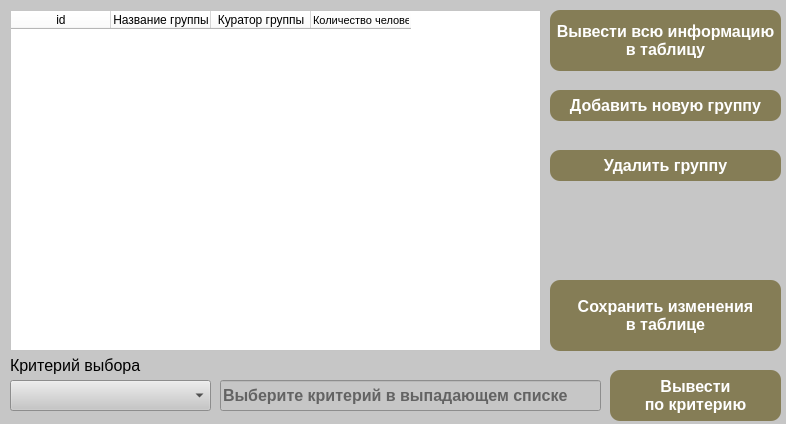
<?xml version="1.0" encoding="UTF-8"?>
<ui version="4.0">
 <class>main_group_window</class>
 <widget class="QMainWindow" name="main_group_window">
  <property name="geometry">
   <rect>
    <x>0</x>
    <y>0</y>
    <width>786</width>
    <height>424</height>
   </rect>
  </property>
  <property name="windowTitle">
   <string>Группы</string>
  </property>
  <property name="styleSheet">
   <string notr="true">background-color: rgb(198, 198, 198);</string>
  </property>
  <widget class="QWidget" name="centralwidget">
   <widget class="QTableWidget" name="table_all_groups">
    <property name="geometry">
     <rect>
      <x>10</x>
      <y>10</y>
      <width>531</width>
      <height>341</height>
     </rect>
    </property>
    <property name="styleSheet">
     <string notr="true">background-color: rgb(255, 255, 255);</string>
    </property>
    <column>
     <property name="text">
      <string>id</string>
     </property>
    </column>
    <column>
     <property name="text">
      <string>Название группы</string>
     </property>
    </column>
    <column>
     <property name="text">
      <string>Куратор группы</string>
     </property>
    </column>
    <column>
     <property name="text">
      <string>Количество человек</string>
     </property>
     <property name="font">
      <font>
       <pointsize>8</pointsize>
       <weight>50</weight>
       <bold>false</bold>
      </font>
     </property>
     <property name="textAlignment">
      <set>AlignLeading|AlignVCenter</set>
     </property>
    </column>
   </widget>
   <widget class="QPushButton" name="btn_save_change">
    <property name="geometry">
     <rect>
      <x>550</x>
      <y>280</y>
      <width>231</width>
      <height>71</height>
     </rect>
    </property>
    <property name="font">
     <font>
      <pointsize>12</pointsize>
      <weight>75</weight>
      <bold>true</bold>
     </font>
    </property>
    <property name="styleSheet">
     <string notr="true">QPushButton {background-color: rgb(133, 125, 86); 
color: White; border-radius: 10px;}
QPushButton:pressed {background-color:rgb(43, 252, 50) ; }</string>
    </property>
    <property name="text">
     <string>Сохранить изменения
в таблице</string>
    </property>
    <property name="autoDefault">
     <bool>false</bool>
    </property>
    <property name="default">
     <bool>false</bool>
    </property>
    <property name="flat">
     <bool>false</bool>
    </property>
   </widget>
   <widget class="QPushButton" name="btn_delete_group">
    <property name="geometry">
     <rect>
      <x>550</x>
      <y>150</y>
      <width>231</width>
      <height>31</height>
     </rect>
    </property>
    <property name="font">
     <font>
      <pointsize>12</pointsize>
      <weight>75</weight>
      <bold>true</bold>
     </font>
    </property>
    <property name="styleSheet">
     <string notr="true">QPushButton {background-color: rgb(133, 125, 86); 
color: White; border-radius: 10px;}
QPushButton:pressed {background-color:rgb(43, 252, 50) ; }</string>
    </property>
    <property name="text">
     <string>Удалить группу</string>
    </property>
    <property name="autoDefault">
     <bool>false</bool>
    </property>
    <property name="default">
     <bool>false</bool>
    </property>
    <property name="flat">
     <bool>false</bool>
    </property>
   </widget>
   <widget class="QPushButton" name="btn_out_all_groups">
    <property name="geometry">
     <rect>
      <x>550</x>
      <y>10</y>
      <width>231</width>
      <height>61</height>
     </rect>
    </property>
    <property name="font">
     <font>
      <pointsize>12</pointsize>
      <weight>75</weight>
      <bold>true</bold>
     </font>
    </property>
    <property name="styleSheet">
     <string notr="true">QPushButton {background-color: rgb(133, 125, 86); 
color: White; border-radius: 10px;}
QPushButton:pressed {background-color:rgb(43, 252, 50) ; }</string>
    </property>
    <property name="text">
     <string>Вывести всю информацию
в таблицу</string>
    </property>
    <property name="autoDefault">
     <bool>false</bool>
    </property>
    <property name="default">
     <bool>false</bool>
    </property>
    <property name="flat">
     <bool>false</bool>
    </property>
   </widget>
   <widget class="QPushButton" name="btn_open_add_group_form">
    <property name="geometry">
     <rect>
      <x>550</x>
      <y>90</y>
      <width>231</width>
      <height>31</height>
     </rect>
    </property>
    <property name="font">
     <font>
      <pointsize>12</pointsize>
      <weight>75</weight>
      <bold>true</bold>
     </font>
    </property>
    <property name="styleSheet">
     <string notr="true">QPushButton {background-color: rgb(133, 125, 86); 
color: White; border-radius: 10px;}
QPushButton:pressed {background-color:rgb(43, 252, 50) ; }</string>
    </property>
    <property name="text">
     <string>Добавить новую группу</string>
    </property>
    <property name="autoDefault">
     <bool>false</bool>
    </property>
    <property name="default">
     <bool>false</bool>
    </property>
    <property name="flat">
     <bool>false</bool>
    </property>
   </widget>
   <widget class="QComboBox" name="cb_choice_filter">
    <property name="geometry">
     <rect>
      <x>10</x>
      <y>380</y>
      <width>201</width>
      <height>31</height>
     </rect>
    </property>
    <property name="font">
     <font>
      <pointsize>12</pointsize>
      <weight>75</weight>
      <bold>true</bold>
     </font>
    </property>
    <property name="currentText">
     <string/>
    </property>
    <item>
     <property name="text">
      <string/>
     </property>
    </item>
    <item>
     <property name="text">
      <string>id</string>
     </property>
    </item>
    <item>
     <property name="text">
      <string>Название группы</string>
     </property>
    </item>
    <item>
     <property name="text">
      <string>Куратор</string>
     </property>
    </item>
    <item>
     <property name="text">
      <string>Количество человек</string>
     </property>
    </item>
   </widget>
   <widget class="QLineEdit" name="edit_filter">
    <property name="enabled">
     <bool>false</bool>
    </property>
    <property name="geometry">
     <rect>
      <x>220</x>
      <y>380</y>
      <width>381</width>
      <height>31</height>
     </rect>
    </property>
    <property name="font">
     <font>
      <pointsize>12</pointsize>
      <weight>75</weight>
      <bold>true</bold>
     </font>
    </property>
    <property name="placeholderText">
     <string>Выберите критерий в выпадающем списке</string>
    </property>
   </widget>
   <widget class="QPushButton" name="btn_out_criteria_group">
    <property name="geometry">
     <rect>
      <x>610</x>
      <y>370</y>
      <width>171</width>
      <height>51</height>
     </rect>
    </property>
    <property name="font">
     <font>
      <pointsize>12</pointsize>
      <weight>75</weight>
      <bold>true</bold>
     </font>
    </property>
    <property name="styleSheet">
     <string notr="true">QPushButton {background-color: rgb(133, 125, 86); 
color: White; border-radius: 10px;}
QPushButton:pressed {background-color:rgb(43, 252, 50) ; }</string>
    </property>
    <property name="text">
     <string>Вывести 
по критерию</string>
    </property>
    <property name="autoDefault">
     <bool>false</bool>
    </property>
    <property name="default">
     <bool>false</bool>
    </property>
    <property name="flat">
     <bool>false</bool>
    </property>
   </widget>
   <widget class="QLabel" name="label">
    <property name="geometry">
     <rect>
      <x>10</x>
      <y>355</y>
      <width>161</width>
      <height>21</height>
     </rect>
    </property>
    <property name="font">
     <font>
      <pointsize>12</pointsize>
     </font>
    </property>
    <property name="text">
     <string>Критерий выбора</string>
    </property>
   </widget>
  </widget>
 </widget>
 <resources/>
 <connections/>
</ui>
